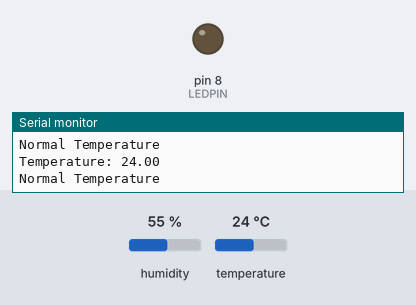
This sketch was run on a simulated Arduino Uno, built with avr-gcc and run on an emulated ATmega328P. Parts: output pins drawn as LEDs (lit = HIGH), the last lines printed to the serial monitor. Inputs (shaded band) come from the test bench; at power-on: temperature 24 °C, humidity 55 %.

Above: at 2.8 s.
2.9 s: temperature set to 37.3 °C
5.6 s: temperature set to 38.6 °C
At 7.1 s:
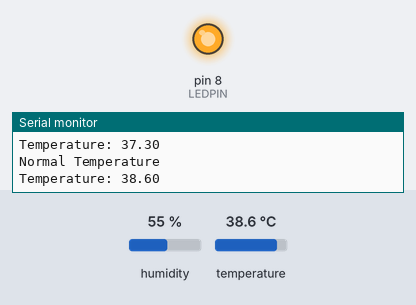
8.3 s: temperature set to 12 °C
At 10.5 s:
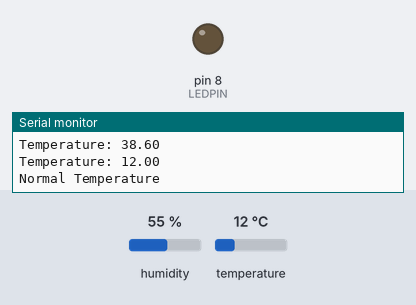
11.5 s: temperature set to 41 °C
At 13.5 s:
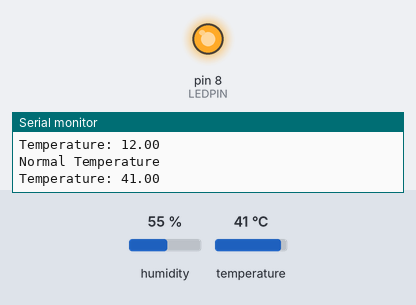
Timing chart, 0 to 15.0 s (numbered marks = the images above; inputs shaded):
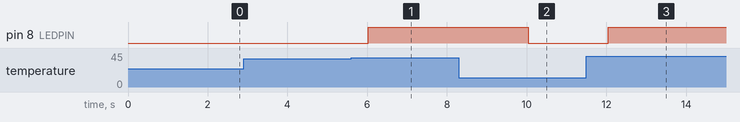

Measured:
- the behaviour switches between 37.9 and 38 °C on temperature (found by bisection; images 0 and 1)
- after the input at 5.6 s, pin 8 (LEDPIN): LOW → HIGH after 0.42 s
- after the input at 8.3 s, pin 8 (LEDPIN): HIGH → LOW after 1.7 s
- after the input at 11.5 s, pin 8 (LEDPIN): LOW → HIGH after 0.54 s

The sketch:

sketch.ino
```cpp
#include <DHT.h>

#define DHTPIN 2
#define DHTTYPE DHT22
#define LEDPIN 8

DHT dht(DHTPIN, DHTTYPE);

void setup() {
  Serial.begin(9600);
  dht.begin();
  pinMode(LEDPIN, OUTPUT);
}

void loop() {
  float temperature = dht.readTemperature();

  if (isnan(temperature)) {
    digitalWrite(LEDPIN, LOW);
    Serial.println("Sensor Error");
    delay(2000);
    return;
  }

  Serial.print("Temperature: ");
  Serial.println(temperature);

  // TASK 1: Change the threshold to 38
  if (temperature >= 38) {
    digitalWrite(LEDPIN, HIGH);

    // TASK 2: Print a high temperature warning

  } else {
    digitalWrite(LEDPIN, LOW);
    Serial.println("Normal Temperature");
  }

  delay(2000);
}
```
